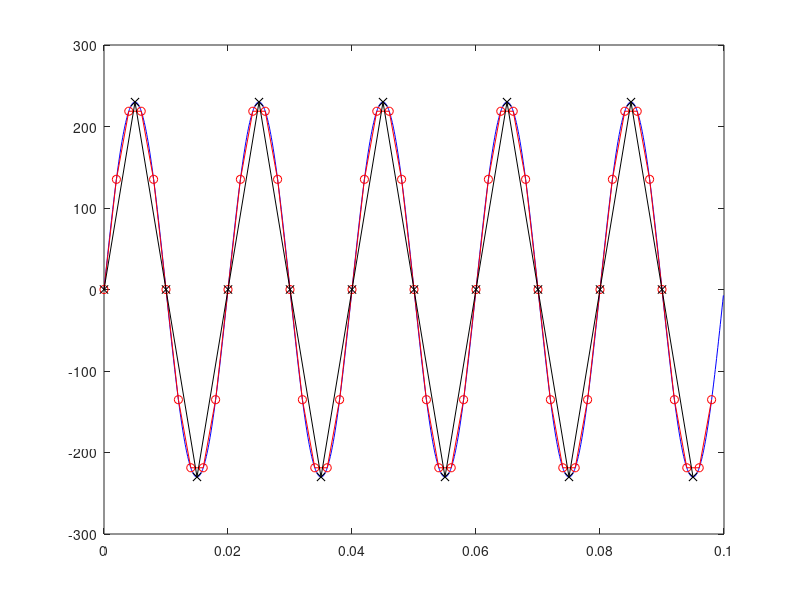

MATLAB code to generate this figure:
close all; clear all;

t = 0.1;
A = 230; 
f = 50;
T = 1/f;
omega_0 = 2 * pi * f;

fs_1 = 10^4; % [Hz]
Ts_1 = 1/fs_1; % [s]

l_probek_1 = t/Ts_1;
numery_probek_1 = 0:l_probek_1-1;

% A * sinus(omega_0 * t)

macierz_probek_1 = A*sin(omega_0 * (Ts_1*numery_probek_1));

plot(Ts_1*numery_probek_1,macierz_probek_1, 'b-');
hold on;

fs_2 = 500; % [Hz]
Ts_2 = 1/fs_2; % [s]

l_probek_2 = t/Ts_2;
numery_probek_2 = 0:l_probek_2-1;

% A * sinus(omega_0 * t)

macierz_probek_2 = A*sin(omega_0 * (Ts_2*numery_probek_2));

plot(Ts_2*numery_probek_2,macierz_probek_2, 'r-o');


fs_3 = 200; % [Hz]
Ts_3 = 1/fs_3; % [s]

l_probek_3 = t/Ts_3;
numery_probek_3 = 0:l_probek_3-1;

% A * sinus(omega_0 * t)

macierz_probek_3 = A*sin(omega_0 * (Ts_3*numery_probek_3));

plot(Ts_3*numery_probek_3,macierz_probek_3, 'k-x');


